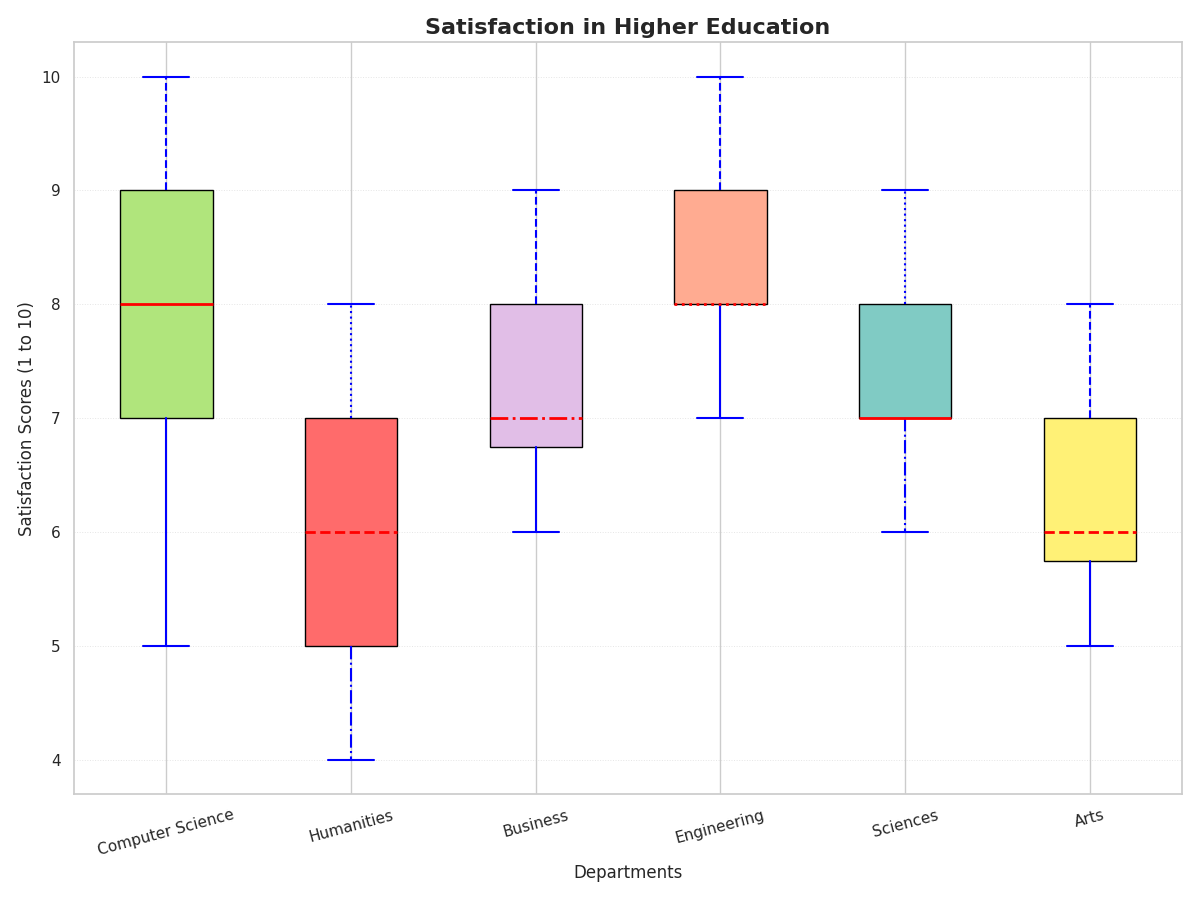

The script that drew this image:
import matplotlib.pyplot as plt

satisfaction_scores = {
    'Computer Science': [8, 7, 9, 6, 8, 7, 9, 10, 9, 5, 7, 6, 8, 9, 7, 9],
    'Humanities': [6, 5, 7, 8, 6, 5, 6, 7, 5, 5, 6, 7, 5, 8, 4, 5],
    'Business': [7, 8, 6, 8, 7, 7, 9, 6, 6, 7, 7, 6, 7, 8, 9, 7],
    'Engineering': [9, 8, 7, 9, 10, 8, 7, 9, 8, 9, 8, 8, 9, 9, 8, 7],
    'Sciences': [7, 8, 7, 8, 7, 8, 6, 7, 7, 8, 8, 9, 7, 8, 6, 7],
    'Arts': [5, 6, 6, 7, 6, 5, 6, 8, 7, 7, 6, 5, 6, 7, 6, 5]
}

data = list(satisfaction_scores.values())
departments = list(satisfaction_scores.keys())

plt.figure(figsize=(12, 9))
box = plt.boxplot(data, notch=False, vert=True, patch_artist=True, labels=departments)

# Altered color scheme
colors = ['#B0E57C', '#FF6B6B', '#E1BEE7', '#FFAB91', '#80CBC4', '#FFF176']
for patch, color in zip(box['boxes'], colors):
    patch.set_facecolor(color)

# Adding varying line styles for medians and whiskers
line_styles = ['-', '--', '-.', ':', '-', '--']
for median, style in zip(box['medians'], line_styles):
    median.set(color='red', linewidth=2, linestyle=style)

for whisker, style in zip(box['whiskers'], line_styles * 2):
    whisker.set(color='blue', linewidth=1.5, linestyle=style)

for cap in box['caps']:
    cap.set(color='blue', linewidth=1.5)

plt.title('Satisfaction in Higher Education', fontsize=16, fontweight='bold')
plt.xlabel('Departments', fontsize=12)
plt.ylabel('Satisfaction Scores (1 to 10)', fontsize=12)
plt.grid(axis='y', linestyle=':', linewidth=0.7, alpha=0.5)

# Randomly remove legend, add another grid style
plt.xticks(rotation=15)  # Rotate x-axis labels for better readability

plt.tight_layout()
plt.show()
